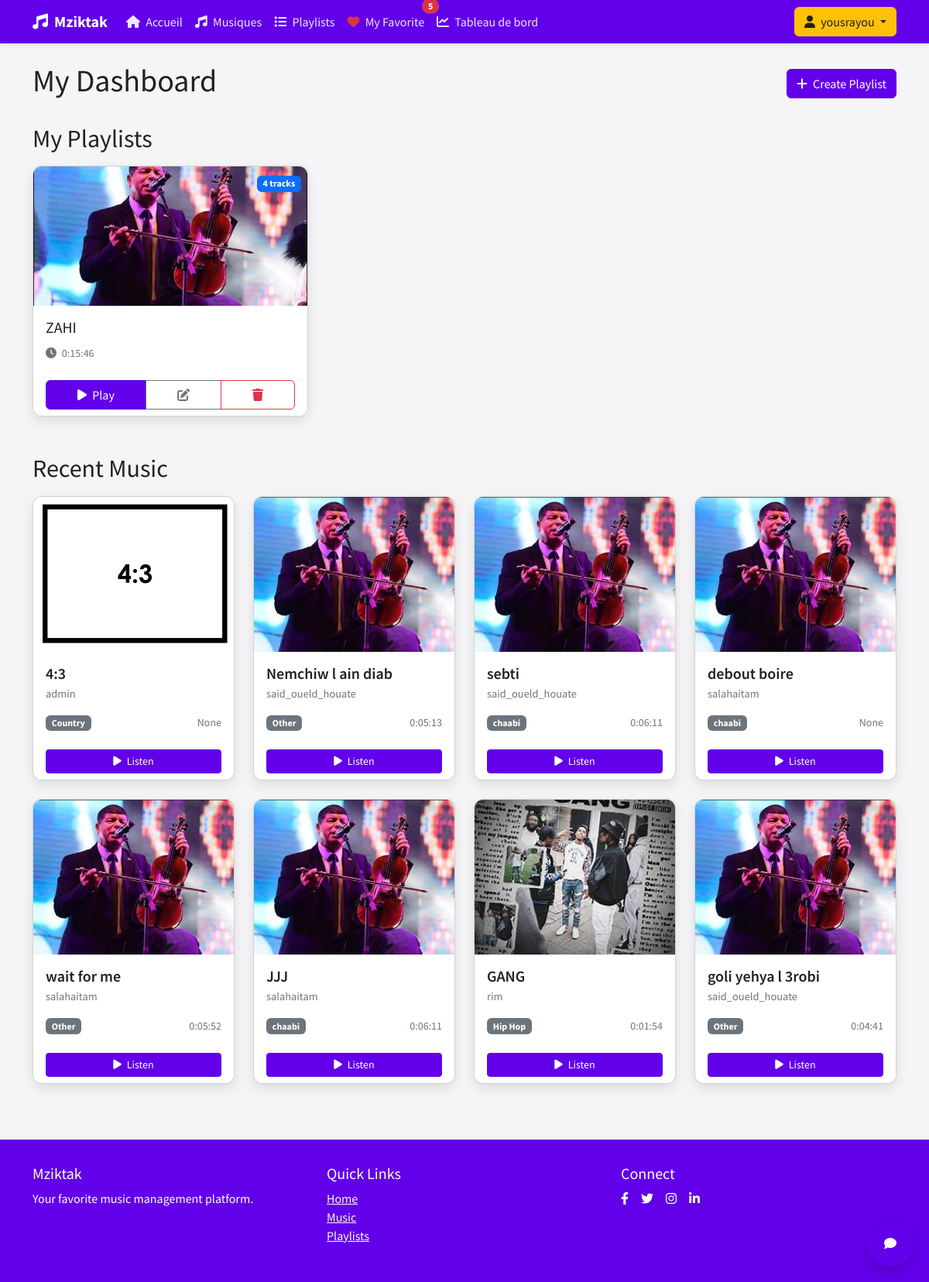
/users/dashboard/ (signed in), run on the app's committed database.
### users/models.py (models this page shows, shortened)
class CustomUser(AbstractUser):
    REGULAR_USER = 'regular'
    ARTIST = 'artist'
    ADMIN = 'admin'
    USER_TYPE_CHOICES = [
        (REGULAR_USER, 'Regular User'),
        (ARTIST, 'Artist'),
        (ADMIN, 'Administrator'),
    ]
    user_type = models.CharField(
        max_length=10,
        choices=USER_TYPE_CHOICES,
        default=REGULAR_USER
    )
    profile_image = models.ImageField(
        upload_to='profile_images/',
        default='profile_images/default.png'
    )
    def is_artist(self):
        return self.user_type == self.ARTIST
    def is_admin(self):
        return self.user_type == self.ADMIN

class Artist(models.Model):
    user = models.OneToOneField(
        settings.AUTH_USER_MODEL,
        on_delete=models.CASCADE,
        related_name='artist_profile'
    )
    full_name = models.CharField(max_length=100)
    profile_image = models.ImageField(upload_to='artist_images/', null=True, blank=True)

### music_app/models.py (models this page shows, shortened)
class Playlist(models.Model):
    name = models.CharField(max_length=100)
    creator = models.ForeignKey(settings.AUTH_USER_MODEL, on_delete=models.CASCADE)
    music = models.ManyToManyField(Music, related_name='playlists')
    total_duration = models.DurationField(null=True, blank=True)
    created_at = models.DateTimeField(auto_now_add=True)
    class Meta:
        ordering = ['-created_at']

class Music(models.Model):
    GENRE_CHOICES = [
        ('pop', 'Pop'),
        ('rock', 'Rock'),
        ('jazz', 'Jazz'),
        ('classical', 'Classical'),
        ('hip_hop', 'Hip Hop'),
        ('electronic', 'Electronic'),
        ('country', 'Country'),
        ('r_and_b', 'R&B'),
        ('indie', 'Indie'),
        ('chaabi','chaabi'),
        ('other', 'Other'),
    ]
    title = models.CharField(max_length=100)
    artist = models.ForeignKey('users.Artist', on_delete=models.CASCADE, related_name='music')
    genre = models.CharField(max_length=20, choices=GENRE_CHOICES, default='other')
    duration = models.DurationField(null=True, blank=True)
    release_date = models.DateField()
    audio_file = models.FileField(upload_to='music/')
    cover_image = models.ImageField(upload_to='covers/', default='covers/default.jpg')
    created_at = models.DateTimeField(auto_now_add=True)
    class Meta:
        verbose_name_plural = 'Music'
        ordering = ['-release_date']

### users/views.py (the view, shortened to what this page needs)
# urls.py: path('dashboard/', views.dashboard, name='dashboard'),
@login_required
def dashboard(request):
    user = request.user
    context = {'user': user}
    if user.is_artist():
        music_list = Music.objects.filter(artist__user=user)
        playlists = Playlist.objects.filter(creator=user)
        context.update({
            'music_list': music_list,
            'playlists': playlists
        })
        return render(request, 'users/artist_dashboard.html', context)
    else:
        playlists = Playlist.objects.filter(creator=user)
        recent_music = Music.objects.all().order_by('-release_date')[:10]
        context.update({
            'playlists': playlists,
            'recent_music': recent_music
        })
        return render(request, 'users/user_dashboard.html', context)

### music_app/context_processors.py (called while the page is built)
def favorite_count(request):
    if request.user.is_authenticated:
        count = UserMusicPreference.objects.filter(
            user=request.user,
            favorite=True
        ).count()
        return {'favorite_count': count}
    return {'favorite_count': 0}

### templates/users/user_dashboard.html (shortened to what this page needs)
{% extends 'base.html' %}
{% block content %}
<div class="container">
    <div class="d-flex justify-content-between align-items-center mb-4">
        <h1>My Dashboard</h1>
        <a href="{% url 'create_playlist' %}" class="btn btn-primary">
            <i class="fas fa-plus me-1"></i> Create Playlist
        </a>
    </div>
    <section class="mb-5">
        <h2 class="mb-3">My Playlists</h2>
        {% if playlists %}
        <div class="row row-cols-1 row-cols-md-2 row-cols-lg-3 g-4">
            {% for playlist in playlists %}
            <div class="col">
                <div class="card h-100">
                    <div class="position-relative">
                        {% if playlist.music.first.cover_image %}
                        <img src="{{ playlist.music.first.cover_image.url }}" class="card-img-top" alt="{{ playlist.name }}" style="height: 180px; object-fit: cover;">
                        {% else %}
                        <img src="https://images.pexels.com/photos/3944091/pexels-photo-3944091.jpeg?auto=compress&cs=tinysrgb&w=1260&h=750&dpr=2" class="card-img-top" alt="{{ playlist.name }}" style="height: 180px; object-fit: cover;">
                        {% endif %}
                        <div class="position-absolute top-0 end-0 m-2">
                            <span class="badge bg-primary">{{ playlist.music.count }} tracks</span>
                        </div>
                    </div>
                    <div class="card-body">
                        <h5 class="card-title">{{ playlist.name }}</h5>
                        <p class="card-text">
                            <small class="text-muted">
                                <i class="fas fa-clock me-1"></i> {{ playlist.total_duration }}
                            </small>
                        </p>
                    </div>
                    <div class="card-footer bg-white border-0">
                        <div class="btn-group w-100">
                            <a href="{% url 'playlist_detail' playlist.id %}" class="btn btn-primary">
                                <i class="fas fa-play me-1"></i> Play
                            </a>
                            <a href="{% url 'edit_playlist' playlist.id %}" class="btn btn-outline-secondary">
                                <i class="fas fa-edit"></i>
                            </a>
                            <a href="{% url 'delete_playlist' playlist.id %}" class="btn btn-outline-danger">
                                <i class="fas fa-trash"></i>
                            </a>
                        </div>
                    </div>
                </div>
            </div>
            {% endfor %}
        </div>
        {% else %}
        <div class="alert alert-info">
            You haven't created any playlists yet. <a href="{% url 'create_playlist' %}">Create your first playlist!</a>
        </div>
        {% endif %}
    </section>
    <section>
        <h2 class="mb-3">Recent Music</h2>
        <div class="row row-cols-1 row-cols-md-2 row-cols-lg-4 g-4">
            {% for music in recent_music %}
            <div class="col">
                <div class="card h-100 music-card">
                    <img src="{{ music.cover_image.url }}" class="card-img-top" alt="{{ music.title }}">
                    <div class="card-body">
                        <h5 class="music-title">{{ music.title }}</h5>
                        <p class="music-artist">{{ music.artist.full_name }}</p>
                        <div class="d-flex justify-content-between align-items-center">
                            <span class="badge bg-secondary">{{ music.get_genre_display }}</span>
                            <small class="text-muted">{{ music.duration }}</small>
                        </div>
                    </div>
                    <div class="card-footer bg-white border-0">
                        <a href="{% url 'music_detail' music.id %}" class="btn btn-sm btn-primary w-100">
                            <i class="fas fa-play me-1"></i> Listen
                        </a>
                    </div>
                </div>
            </div>
            {% endfor %}
        </div>
    </section>
</div>
{% endblock %}

### templates/includes/navigation.html (shortened to what this page needs)
<nav class="navbar navbar-expand-lg navbar-dark">
    <div class="container">
        <a class="navbar-brand" href="{% url 'home' %}">
            <i class="fas fa-music me-2"></i>Mziktak
        </a>
        <div class="collapse navbar-collapse" id="navbarNav">
            <ul class="navbar-nav me-auto">
                <li class="nav-item">
                    <a class="nav-link" href="{% url 'home' %}">
                        <i class="fas fa-home me-1"></i> Accueil
                    </a>
                </li>
                <li class="nav-item">
                    <a class="nav-link" href="{% url 'music_list' %}">
                        <i class="fas fa-music me-1"></i> Musiques
                    </a>
                </li>
                <li class="nav-item">
                    <a class="nav-link" href="{% url 'playlist_list' %}">
                        <i class="fas fa-list me-1"></i> Playlists
                    </a>
                </li>
                <li class="nav-item">
                    <a class="nav-link position-relative" href="{% if user.is_authenticated %}{% url 'favorite_list' %}{% else %}{% url 'login' %}?next={% url 'favorite_list' %}{% endif %}">
                        <i class="fas fa-heart me-1 {% if user.is_authenticated %}text-danger{% endif %}"></i> My Favorite
                        {% if user.is_authenticated %}
                        <span class="position-absolute top-0 start-100 translate-middle badge rounded-pill bg-danger">
                            {{ favorite_count }}
                        </span>
                        {% endif %}
                    </a>
                </li>
                {% if user.is_authenticated %}
                <li class="nav-item">
                    <a class="nav-link" href="{% url 'dashboard' %}">
                        <i class="fas fa-chart-line me-1"></i> Tableau de bord
                    </a>
                </li>
                {% endif %}
            </ul>
            <div class="d-flex">
                {% if user.is_authenticated %}
                    <div class="dropdown">
                        <button class="btn btn-accent dropdown-toggle" type="button" id="userDropdown" data-bs-toggle="dropdown" aria-expanded="false">
                            <i class="fas fa-user me-1"></i> {{ user.username }}
                        </button>
                    </div>
                {% endif %}
            </div>
        </div>
    </div>
</nav>

### templates/base.html (style rules this page uses)
:root { --primary: #6200EA; --primary-light: #9d46ff; --primary-dark: #0a00b6; --accent: #FFC107; --text-on-primary: #ffffff; --text-primary: #212121; --text-secondary: #757575; --success: #4CAF50; --warning: #FF9800; --error: #F44336; --background: #f5f5f7; }
body { font-family: 'Source Sans Pro', sans-serif; background-color: var(--background); color: var(--text-primary); min-height: 100vh; display: flex; flex-direction: column; }
.navbar { background-color: var(--primary); box-shadow: 0 2px 4px rgba(0,0,0,0.1); }
.navbar-brand { font-weight: 700; color: var(--text-on-primary) !important; }
.navbar-dark .navbar-nav .nav-link { color: rgba(255,255,255,0.9); transition: all 0.3s ease; }
.btn-primary { background-color: var(--primary); border-color: var(--primary); }
.btn-accent { background-color: var(--accent); border-color: var(--accent); color: var(--text-primary); }
.card { border-radius: 12px; overflow: hidden; box-shadow: 0 6px 15px rgba(0,0,0,0.1); transition: transform 0.3s ease, box-shadow 0.3s ease; }
.music-card { position: relative; height: 100%; }
.music-card img { height: 200px; object-fit: cover; }
.music-title { font-weight: 600; margin-bottom: 0.25rem; }
.music-artist { color: var(--text-secondary); font-size: 0.9rem; }
.slide-up { animation: slideUp 0.5s ease-out; }

### data on the page
CustomUser: username "yousrayou"
Playlist: music.first.cover_image (picture), music.count "4", name "ZAHI", total_duration "0:15:46"
Music: cover_image (picture), title "4:3", artist.full_name "admin", genre "Country", duration "None"
Music: cover_image (picture), title "Nemchiw l ain diab", artist.full_name "said_oueld_houate", genre "Other", duration "0:05:13"
Music: cover_image (picture), title "sebti", artist.full_name "said_oueld_houate", genre "chaabi", duration "0:06:11"
Music: cover_image (picture), title "debout boire", artist.full_name "salahaitam", genre "chaabi", duration "None"
Music: cover_image (picture), title "wait for me", artist.full_name "salahaitam", genre "Other", duration "0:05:52"
Music: cover_image (picture), title "JJJ", artist.full_name "salahaitam", genre "chaabi", duration "0:06:11"
Music: cover_image (picture), title "GANG", artist.full_name "rim", genre "Hip Hop", duration "0:01:54"
Music: cover_image (picture), title "goli yehya l 3robi", artist.full_name "said_oueld_houate", genre "Other", duration "0:04:41"

### other printed values
{{ favorite_count }} "5"
